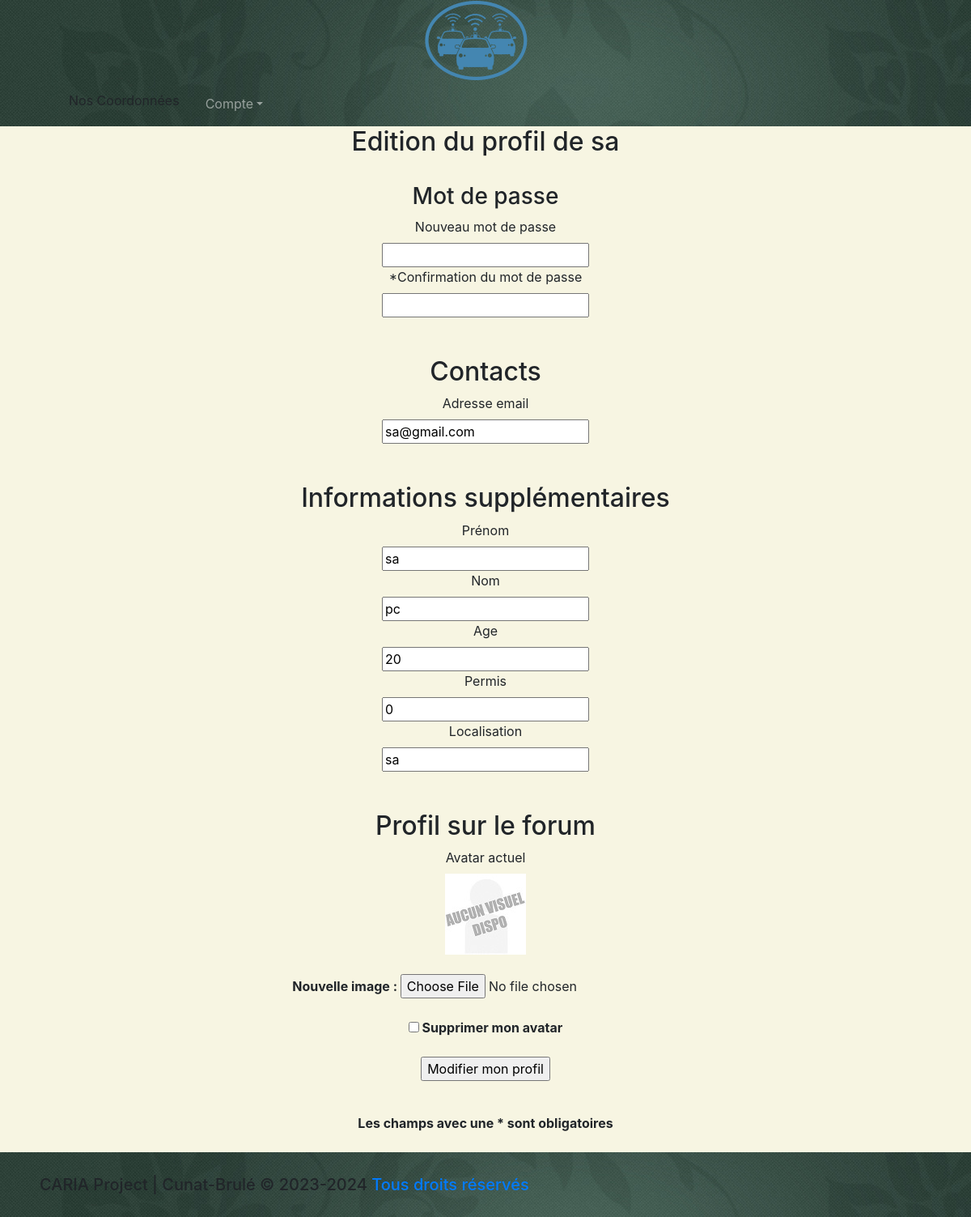
The app's page /UserWebSite/profil.php?action=modifier (signed in), older data.
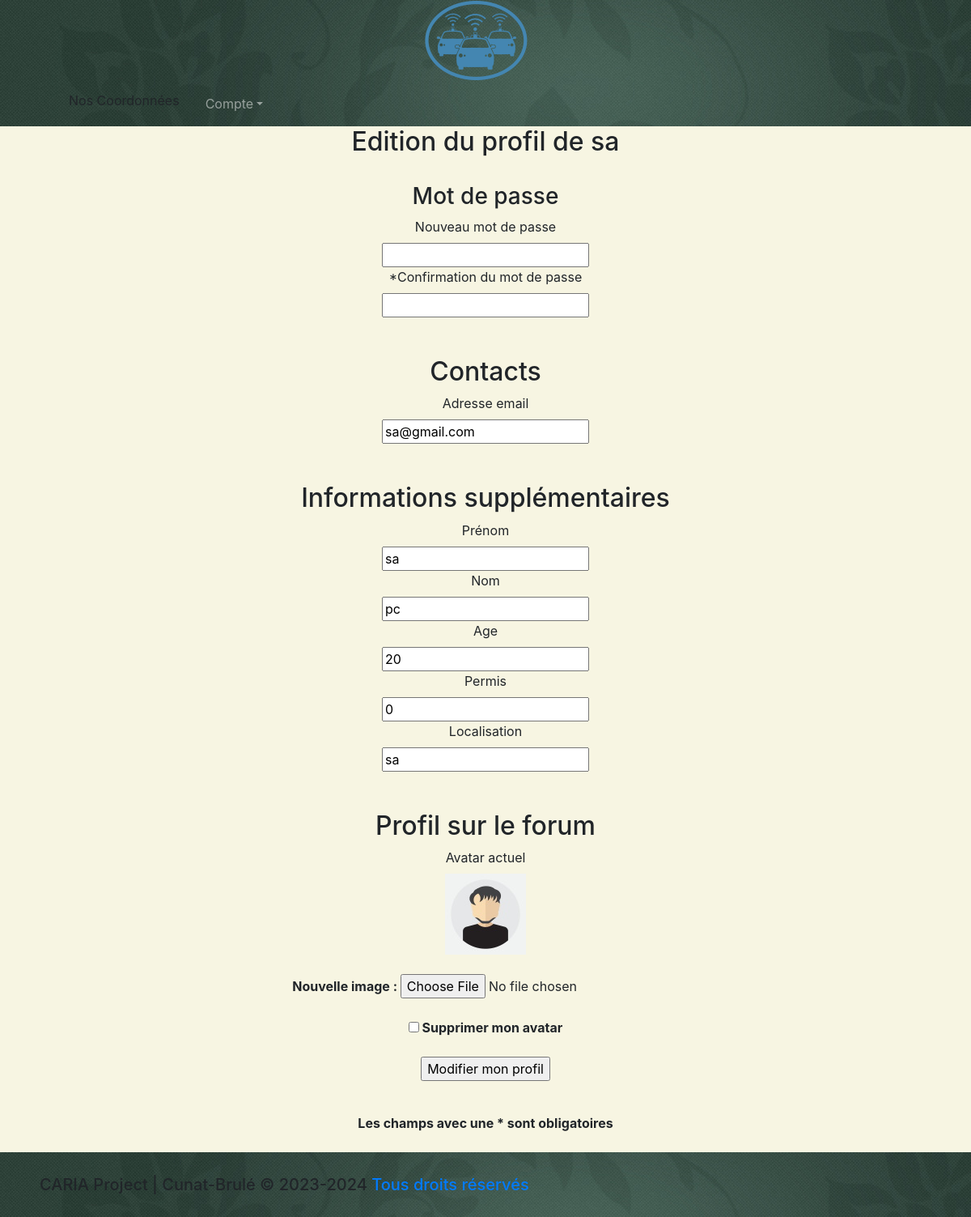
The same page, newer data.
### tables this page shows
CREATE TABLE Client(
        idclient        int (11) Auto_increment  NOT NULL ,
        privilege      Int DEFAULT 2 ,
        dateenregistre TIMESTAMP DEFAULT CURRENT_TIMESTAMP,
        pseudo         Varchar (25) ,
        prenom         Varchar (25) ,
        nom            Varchar (25) ,
        sexe           Varchar (5) ,
        age            Int ,
        adresse        Varchar (100) ,
        mdp            Varchar (32) NOT NULL ,
        adressemail    Varchar (30) ,
        permis          Int ,
        imageclient     Varchar (250) DEFAULT '/images/avatars/img_user.jpg' ,
        PRIMARY KEY (idclient )
);

### UserWebSite/modele/membre/profil.php (called while the page is built, shortened)
<?php
function get_MemberInfoId()
{
	global $bdd;
	$id=(isset($_SESSION['idclient']))?(int) $_SESSION['idclient']:0;
	$req = $bdd->prepare('SELECT pseudo, imageclient, adressemail, adresse, prenom, nom, age, permis FROM Client WHERE idclient=:id');
	$req->bindValue(':id',$id,PDO::PARAM_INT);
	$req->execute();
	$data = $req->fetch();
	return $data;
}

### UserWebSite/controleur/membre/profil/index.php (the view, shortened to what this page needs)
<?php
include_once('./modele/membre/profil.php');
$action = isset($_GET['action'])?htmlspecialchars($_GET['action']):'consulter';
switch($action)
{
		?>
		<?php
	case "modifier":
		if (empty($_POST['sent']))
		{
			$data = get_MemberInfoId();
			?>
		<div class="container-fluid">
			<section id="content" class="page-content">
				<div class="container text-center">
					<form method="post" action="profil.php?action=modifier" enctype="multipart/form-data">
					   <h2>Edition du profil de <?php echo stripslashes(htmlspecialchars($data['pseudo']));?></h2><br>
							<fieldset>
								<h3 class="labelI" for="password">Mot de passe</h3>
								<label class="labelI" for="password">Nouveau mot de passe</label><br>
									<input type="password" name="password" id="password" /><br>
								<label class="labelI" for="confirm">*Confirmation du mot de passe</label><br>
									<input type="password" name="confirm" id="confirm"  /><br>
							</fieldset><br><br>
							<fieldset><h2 class=colorbold marg3 pad1>Contacts</h2>
								<label class="labelI" for="email">Adresse email</label><br>
									<input type="text" name="email" id="email" value="<?php echo stripslashes($data['adressemail']); ?>" /><br>
							</fieldset><br><br>
							<fieldset><h2 class=colorbold marg3 pad1>Informations supplémentaires</h2>
								<label class="labelI" for="prenom">Prénom</label><br>
									<input type="text" name="prenom" id="prenom" readonly="readonly" value="<?php echo stripslashes($data['prenom']); ?>" /><br>
								<label class="labelI" for="nom">Nom</label><br>
									<input type="text" name="nom" id="nom" readonly="readonly" value="<?php echo stripslashes($data['nom']); ?>" /><br>
								<label class="labelI" for="age">Age</label><br>
									<input type="number" name="age" id="age" readonly="readonly" value="<?php echo stripslashes($data['age']); ?>" /><br>
								<label class="labelI" for="permis">Permis</label><br>
									<input type="number" name="permis" id="permis" readonly="readonly" value="<?php echo stripslashes($data['permis']); ?>" /><br>
								<label class="labelI" for="localisation">Localisation</label><br>
									<input type="text" name="localisation" id="localisation" value="<?php echo stripslashes($data['adresse']); ?>" />
							</fieldset><br><br>
							<fieldset><h2 class=colorbold marg3 pad1>Profil sur le forum</h2>
								<label class="labelI" for="avatar">Avatar actuel</label><br>
								<img src=".<?php echo $data['imageclient'];?>" alt="pas d avatar" /><br><br>
								<strong class="labelI" for="avatar">Nouvelle image : </strong>
									<input type="file" name="avatar" id="avatar" accept=".png, .jpg, .jpeg, gif" /><br><br>
								<strong><input type="checkbox" name="delete" value="Delete" /> Supprimer mon avatar</strong>
							</fieldset><br>
						<p>
							<input type="submit" value="Modifier mon profil" class="button-3"/><br>
						</p><br>
						<strong>Les champs avec une * sont obligatoires</strong><br><br>
					</form>
				</div>
			</section>
		</div>
		<?php
		}
	break;
}
include_once('./vue/membre/profil.php');

### UserWebSite/profil.php (shortened to what this page needs)
<?php
if (!isset($_GET['section']) OR $_GET['section'] == 'index')
{
    include_once('./controleur/membre/profil/index.php');
}

### UserWebSite/css/style.css (style rules this page uses)
.bg1 { background:#f7f5e2; }
header { background-image:url("../images/autres/footer.jpg"); }
footer { background-image:url("../images/autres/footer.jpg"); margin: 0 auto; overflow:hidden; }
.container-fluid { min-height: 80vh; margin:0 !important; padding:0 !important; }

Row changes from the older to the newer data that the page shows:
changed client "sa": imageclient: a different picture
